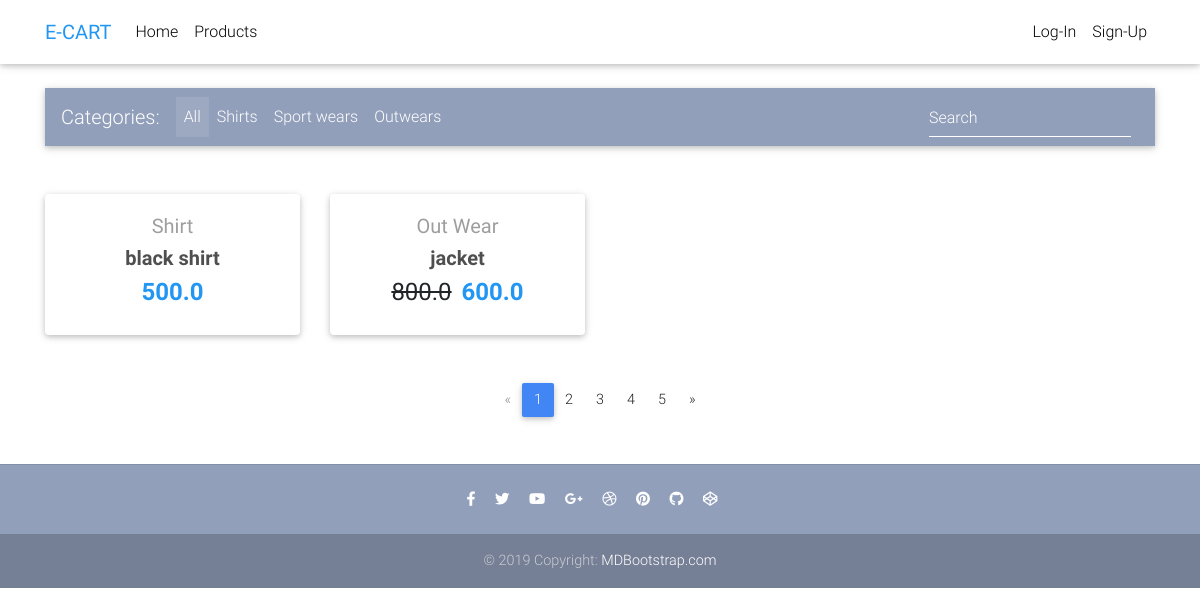
Page /products on the committed database.
### core/models.py (models this page shows, shortened)
class items(models.Model):
    title = models.CharField(max_length=300)
    price = models.FloatField()
    dis_price = models.FloatField(blank=True,null=True)
    category = models.CharField(choices=CATEGORY_CHOICES,max_length=2)
    description =models.CharField(blank=True,default=True,max_length=1000)

### core/views.py (the view)
# urls.py: path('products',productview,name='products'),
def productview(request):
    object_list = items.objects.all()
    if request.user.is_authenticated:
        return render(request,'products.html',{'total':cart_quantity(request),'object_list':object_list})
    else:
        return render(request,'products.html',{'object_list':object_list})

### core/templates/products.html (shortened to what this page needs)
{% extends 'base.html' %}
{% block content %}
  <main>
    <div class="container">
      <nav class="navbar navbar-expand-lg navbar-dark mdb-color lighten-3 mt-3 mb-5">
        <span class="navbar-brand">Categories:</span>
        <div class="collapse navbar-collapse" id="basicExampleNav">
          <ul class="navbar-nav mr-auto">
            <li class="nav-item active">
              <a class="nav-link" href="#">All
              </a>
            </li>
            <li class="nav-item">
              <a class="nav-link" href="#">Shirts</a>
            </li>
            <li class="nav-item">
              <a class="nav-link" href="#">Sport wears</a>
            </li>
            <li class="nav-item">
              <a class="nav-link" href="#">Outwears</a>
            </li>
          </ul>
          <form class="form-inline">
            <div class="md-form my-0">
              <input class="form-control mr-sm-2" type="text" placeholder="Search" aria-label="Search">
            </div>
          </form>
        </div>
      </nav>
      <section class="text-center mb-4">
        <div class="row wow fadein">
            {%for item in object_list%}
            <div class="col-lg-3 col-md-6 mb-4">
                <div class="card">
                    <div class="card-body text-center">
                        <a href="" class="grey-text">
                        <h5>{{item.get_category_display}}</h5>
                        </a>
                        <h5>
                        <strong>
                            <a href="{% url 'product' item.id %}" class="dark-grey-text">{{item.title}}
                            </a>
                        </strong>
                        </h5>
                        <h4 >
                            {%if item.dis_price%}
                                <span class="mr-1">
                                <del>{{item.price}}</del>
                                </span>
                                <span class="font-weight-bold blue-text">{{item.dis_price}}</span>
                            {%else%}
                                <span class="font-weight-bold blue-text">{{item.price}}</span>
                            {%endif%}
                        </h4>
                    </div>
                </div>
            </div>
            {% endfor %}
        </div>
      </section>
      <nav class="d-flex justify-content-center wow fadeIn">
        <ul class="pagination pg-blue">
          <li class="page-item disabled">
            <a class="page-link" href="#" aria-label="Previous">
              <span aria-hidden="true">&laquo;</span>
            </a>
          </li>
          <li class="page-item active">
            <a class="page-link" href="#">1
            </a>
          </li>
          <li class="page-item">
            <a class="page-link" href="#">2</a>
          </li>
          <li class="page-item">
            <a class="page-link" href="#">3</a>
          </li>
          <li class="page-item">
            <a class="page-link" href="#">4</a>
          </li>
          <li class="page-item">
            <a class="page-link" href="#">5</a>
          </li>
          <li class="page-item">
            <a class="page-link" href="#" aria-label="Next">
              <span aria-hidden="true">&raquo;</span>
            </a>
          </li>
        </ul>
      </nav>
    </div>
  </main>
{% endblock content %}

### templates/base.html (style rules this page uses)
html, body, header, .carousel { height: 60vh; }

### rows in the picture
items: category "Shirt", title "black shirt", price "500.0"
items: category "Out Wear", title "jacket", price "800.0", dis_price "600.0"
